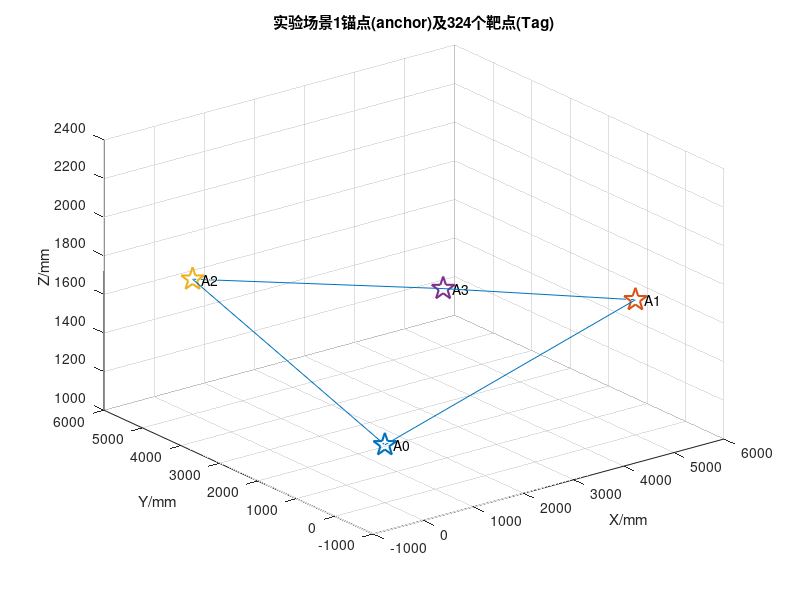

Recreate this plot in MATLAB. (Note: this script raises an error after producing the figure.)
% 华为杯
% Author: Zhao-Jichao
% Date: 2021-10-14
clear
clc

%%
A0 = [   0,    0, 1300];
A1 = [5000,    0, 1700];
A2 = [   0, 5000, 1700];
A3 = [5000, 5000, 1300];
scatter3(A0(1),A0(2),A0(3), 300, 'p', 'linewidth', 1.5); hold on;   % Anchor A0
scatter3(A1(1),A1(2),A1(3), 300, 'p', 'linewidth', 1.5);	% Anchor A1
scatter3(A2(1),A2(2),A2(3), 300, 'p', 'linewidth', 1.5);	% Anchor A2
scatter3(A3(1),A3(2),A3(3), 300, 'p', 'linewidth', 1.5);	% Anchor A3
axis([-1000 6000   -1000 6000   1000 2400]);                   % 设置图显示范围
text(A0(1),A0(2),A0(3), '   A0');	% 添加文字标识
text(A1(1),A1(2),A1(3), '   A1');
text(A2(1),A2(2),A2(3), '   A2');
text(A3(1),A3(2),A3(3), '   A3');
line([A0(1),A1(1)], [A0(2),A1(2)], [A0(3),A1(3)]);	% 绘制线段
line([A0(1),A2(1)], [A0(2),A2(2)], [A0(3),A2(3)]);
line([A2(1),A3(1)], [A2(2),A3(2)], [A2(3),A3(3)]);
line([A3(1),A1(1)], [A3(2),A1(2)], [A3(3),A1(3)]);
xlabel('X/mm');
ylabel('Y/mm');
zlabel('Z/mm');
title('实验场景1锚点(anchor)及324个靶点(Tag)');


%% 实验场景2
A0 = [   0,    0, 1200];
A1 = [5000,    0, 1600];
A2 = [   0, 3000, 1600];
A3 = [5000, 3000, 1200];


%% 解方程组
syms x y z real
syms x0 y0 z0 x1 y1 z1 x2 y2 z2 x3 y3 z3 real
syms R0 R1 R2 R3 real
x0 = A0(1); y0 = A0(2); z0 = A0(3);
x1 = A1(1); y1 = A1(2); z1 = A1(3);
x2 = A2(1); y2 = A2(2); z2 = A2(3);
x3 = A3(1); y3 = A3(2); z3 = A3(3);

% x = 500;
% y = 500;
% z = 880;

R0 = 760;
R1 = 4550;
R2 = 4550;
R3 = 6300;

eqns = [(x-x0)^2+(y-y0)^2+(z-z0)^2==R0^2,...
        (x-x1)^2+(y-y1)^2+(z-z1)^2==R1^2,...
        (x-x2)^2+(y-y2)^2+(z-z2)^2==R2^2,...
        (x-x3)^2+(y-y3)^2+(z-z3)^2==R3^2];

vars = [x y z];
[x, y, z] = solve(eqns,vars);
x = round(x);
y = round(y);
z = round(z);

% vars = [R0 R1 R2 R3];
% [R0, R1, R2, R3] = solve(eqns,vars);
% R0 = round(R0)
% R1 = round(R1)
% R2 = round(R2)
% R3 = round(R3)

%% sg滤波器
% y = sgolayfilt(x,order,framelen)

%%
B = load('Tag坐标信息.txt');
for i=1:1:324
    x = B(i,2)*10;
    y = B(i,3)*10;
    z = B(i,4)*10;
    scatter3(x,y,z, 20, 'linewidth', 1.5);	% Tag
end



